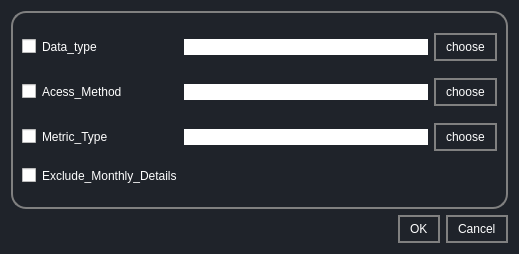
<?xml version="1.0" encoding="UTF-8"?>
<ui version="4.0">
 <class>Dialog</class>
 <widget class="QDialog" name="Dialog">
  <property name="geometry">
   <rect>
    <x>0</x>
    <y>0</y>
    <width>519</width>
    <height>254</height>
   </rect>
  </property>
  <property name="windowTitle">
   <string>Dialog</string>
  </property>
  <property name="styleSheet">
   <string notr="true">*{
	
border:none;
background-color:transparent;
background:none;
padding:0;
margin:0;
color:#fff;
}



#Dialog{
background-color:#1f232a;
}
#EditVendor{
background-color:#16191d;
}
QPushButton{
text-align:left;
padding: 5px 10px;
border: 2px solid grey;
border-radius:15px;
}
QPushButton:pressed{
background-color:grey;
text-align:left;
padding:2px 10px;
color:white;}</string>
  </property>
  <layout class="QGridLayout" name="gridLayout_2">
   <item row="1" column="0">
    <widget class="QDialogButtonBox" name="buttonBox">
     <property name="orientation">
      <enum>Qt::Horizontal</enum>
     </property>
     <property name="standardButtons">
      <set>QDialogButtonBox::Cancel|QDialogButtonBox::Ok</set>
     </property>
    </widget>
   </item>
   <item row="0" column="0">
    <widget class="QFrame" name="frame">
     <property name="font">
      <font>
       <family>Georgia</family>
       <pointsize>10</pointsize>
      </font>
     </property>
     <property name="styleSheet">
      <string notr="true">#frame{border: 2px solid grey;
border-radius:15px;}</string>
     </property>
     <property name="frameShape">
      <enum>QFrame::StyledPanel</enum>
     </property>
     <layout class="QGridLayout" name="gridLayout">
      <item row="2" column="0">
       <widget class="QCheckBox" name="checkBox_5">
        <property name="text">
         <string>Metric_Type</string>
        </property>
       </widget>
      </item>
      <item row="2" column="1">
       <widget class="QLineEdit" name="lineEdit_4"/>
      </item>
      <item row="2" column="2">
       <widget class="QPushButton" name="pushButton_4">
        <property name="text">
         <string>choose</string>
        </property>
       </widget>
      </item>
      <item row="1" column="0">
       <widget class="QCheckBox" name="checkBox_4">
        <property name="text">
         <string>Acess_Method</string>
        </property>
       </widget>
      </item>
      <item row="1" column="2">
       <widget class="QPushButton" name="pushButton_3">
        <property name="text">
         <string>choose</string>
        </property>
       </widget>
      </item>
      <item row="0" column="2">
       <widget class="QPushButton" name="pushButton">
        <property name="text">
         <string>choose</string>
        </property>
       </widget>
      </item>
      <item row="1" column="1">
       <widget class="QLineEdit" name="lineEdit_3"/>
      </item>
      <item row="0" column="0">
       <widget class="QCheckBox" name="checkBox_2">
        <property name="text">
         <string>Data_type</string>
        </property>
       </widget>
      </item>
      <item row="0" column="1">
       <widget class="QLineEdit" name="lineEdit"/>
      </item>
      <item row="3" column="0">
       <widget class="QCheckBox" name="checkBox_11">
        <property name="text">
         <string>Exclude_Monthly_Details</string>
        </property>
       </widget>
      </item>
     </layout>
    </widget>
   </item>
  </layout>
 </widget>
 <resources/>
 <connections>
  <connection>
   <sender>buttonBox</sender>
   <signal>accepted()</signal>
   <receiver>Dialog</receiver>
   <slot>accept()</slot>
   <hints>
    <hint type="sourcelabel">
     <x>248</x>
     <y>254</y>
    </hint>
    <hint type="destinationlabel">
     <x>157</x>
     <y>274</y>
    </hint>
   </hints>
  </connection>
  <connection>
   <sender>buttonBox</sender>
   <signal>rejected()</signal>
   <receiver>Dialog</receiver>
   <slot>reject()</slot>
   <hints>
    <hint type="sourcelabel">
     <x>316</x>
     <y>260</y>
    </hint>
    <hint type="destinationlabel">
     <x>286</x>
     <y>274</y>
    </hint>
   </hints>
  </connection>
 </connections>
</ui>
